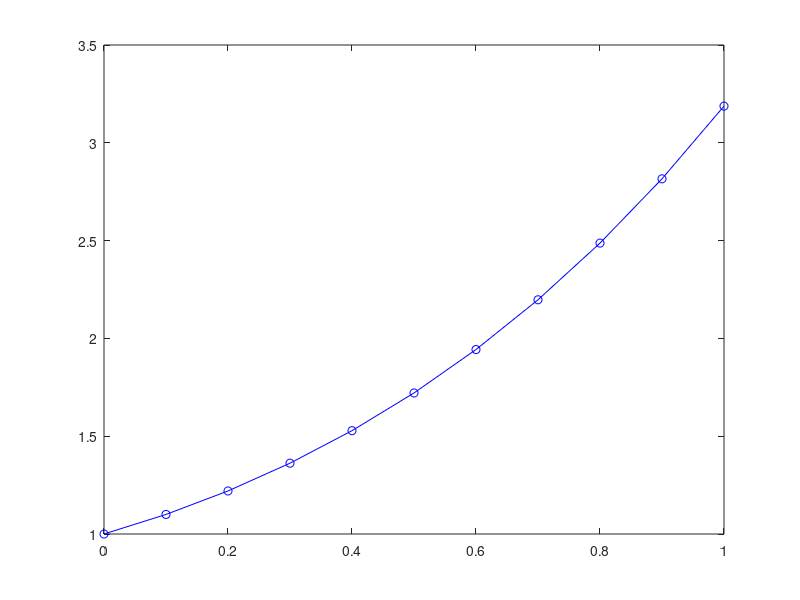

Here is the MATLAB script that generated this plot: (Note: this script raises an error after producing the figure.)
%% 
clc; clear;
equation = @(x, y) x + y;
x0 = 0;
y0 = 1;

dx = 0.1;
numIterations = 10;

x = zeros(numIterations+1, 1);
y = zeros(numIterations+1, 1);
x(1) = x0;
y(1) = y0;

for i = 1:numIterations
    x(i+1) = x(i) + dx;
    y(i+1) = y(i) + dx * equation(x(i), y(i));
end

xlabel('x');
ylabel('y');
title('Euler''s Method Solution');
disp([x, y]);
plot(x, y, 'b-o');




%% חישוב אינטגרל
clc; clear;
n=16;
x=linspace(0,1.6,n);
y= sin(x.^2);
trapz(x,y)

%% 


%% 
clc; clear;
syms y(t) k   % Define symbolic variables
% Define the differential equation
ode = diff(y(t), t) == -k * y(t);

initCond = y(0) == 2; % Define the initial condition
sol = dsolve(ode, initCond); % Solve the differential equation
k_val = solve(subs(sol, t, 4) == 1, k); % Find the value of k that satisfies y(4) = 1

solnum = subs(sol, k, k_val) % Substitute the found value of k in the solution
y_func = matlabFunction(solnum); % Generate a numerical function for y(t)
% Evaluate y(t) at specific time points
t_values = 0:0.1:15;
y_values = y_func(t_values);
t_when_y_025 = interp1(y_values, t_values, 0.25); % Find the time when y = 0.25
disp('the time when y = 0.25  :' )
disp(t_when_y_025);

% Given parameters
y0 = 2; t0 = 0;
t_target = 15;
h = 0.1; % Step size

% Initialize arrays to store time and y values
t = t0:h:t_target;
y = zeros(size(t));
y(1) = y0;

% Euler's method iteration
for i = 1:length(t)-1
    y(i+1) = y(i) + h * (-k_val * y(i));
end

% Plot the results
plot(t, y, 'b.-');
xlabel('t');
ylabel('y');
title('Euler''s Method Approximation');



%% 
sh = dsolve('Dy1=y2+0.01*x^2' , 'Dy2=-y1', 'y1(0)=0', 'y2(0)=1', 't')




%% 
%Q4
%1
syms k y(t)
f = k*y*(5000 - y);
dd = diff(y);
g = dsolve(dd == f, y(0) == 100);
%o = solve(subs(g, 't', 3) == 215);
o = 0.00006;
f = @(t, y) o*y*(5000 - y);

a = 0;
b = 30;
n = 1000;
d = (b-a)/n;
X = zeros(1, n);
Y = zeros(1, n);
X(1) = a;
Y(1) = 100;
for i = 2:n
    Y(i) = Y(i-1) + d*f(X(i-1), Y(i-1));
    X(i) = X(i-1) + d;
end

%2
ff = subs(g, 'k', o);
t_4 = double(subs(ff, t, 4))

%3
fff = subs(g, 'k', o);
y_4000 = double(solve(fff == 4000))

%4
%fe = subs(g, 'k', o);
syms t
fe = (5000*exp(0.3*t))./(49+exp(0.3*t));
subplot(1, 2, 1)
plot(X, Y, '-r', X, subs(fe, 't', X), '-k')
grid on
legend('oiler', 'function')
errors = zeros(1, n);
for i=1:n
    errors(i) = subs(fe, 't', X(i)) - Y(i);
end
subplot(1, 2, 2)
plot(X, errors)
legend('errors')
grid on





